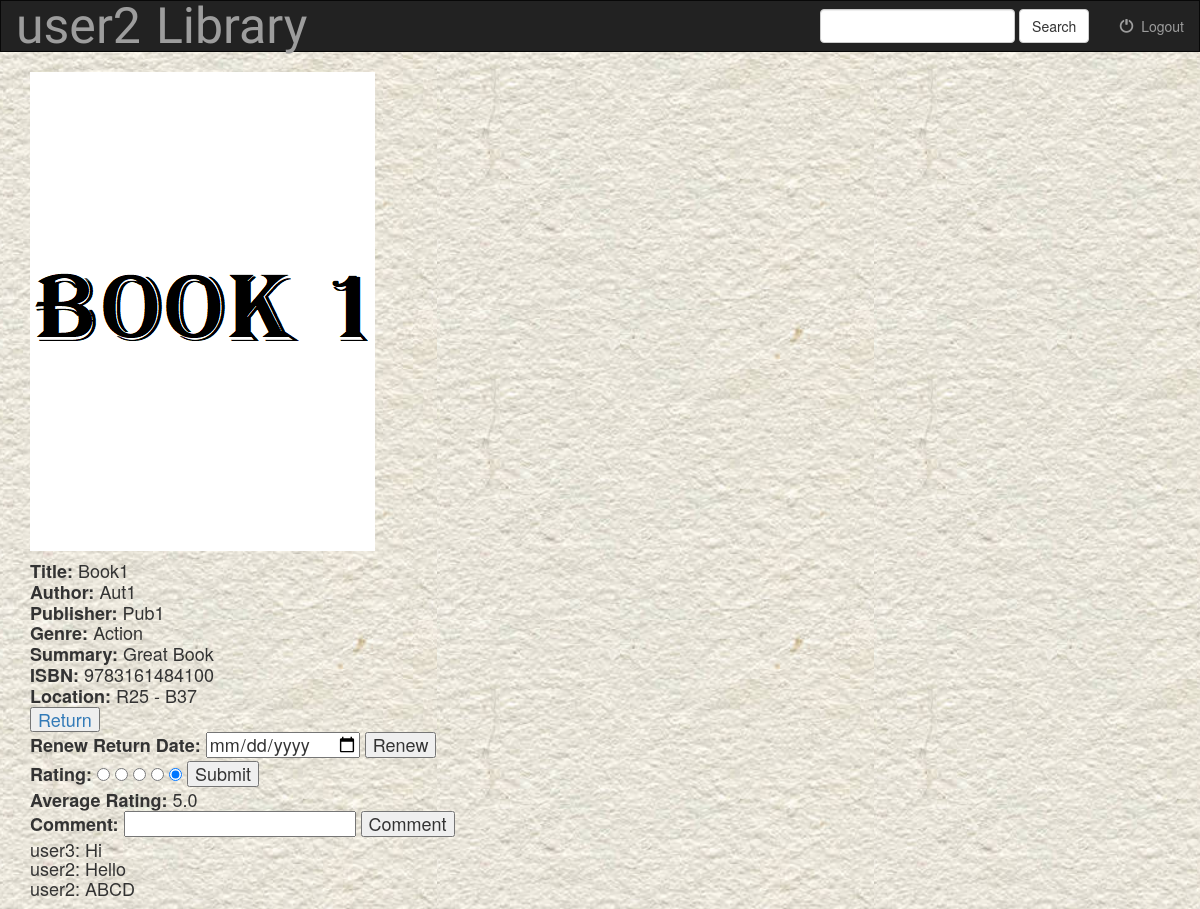
/books/5/ (signed in), run on an earlier commit of the app's database.
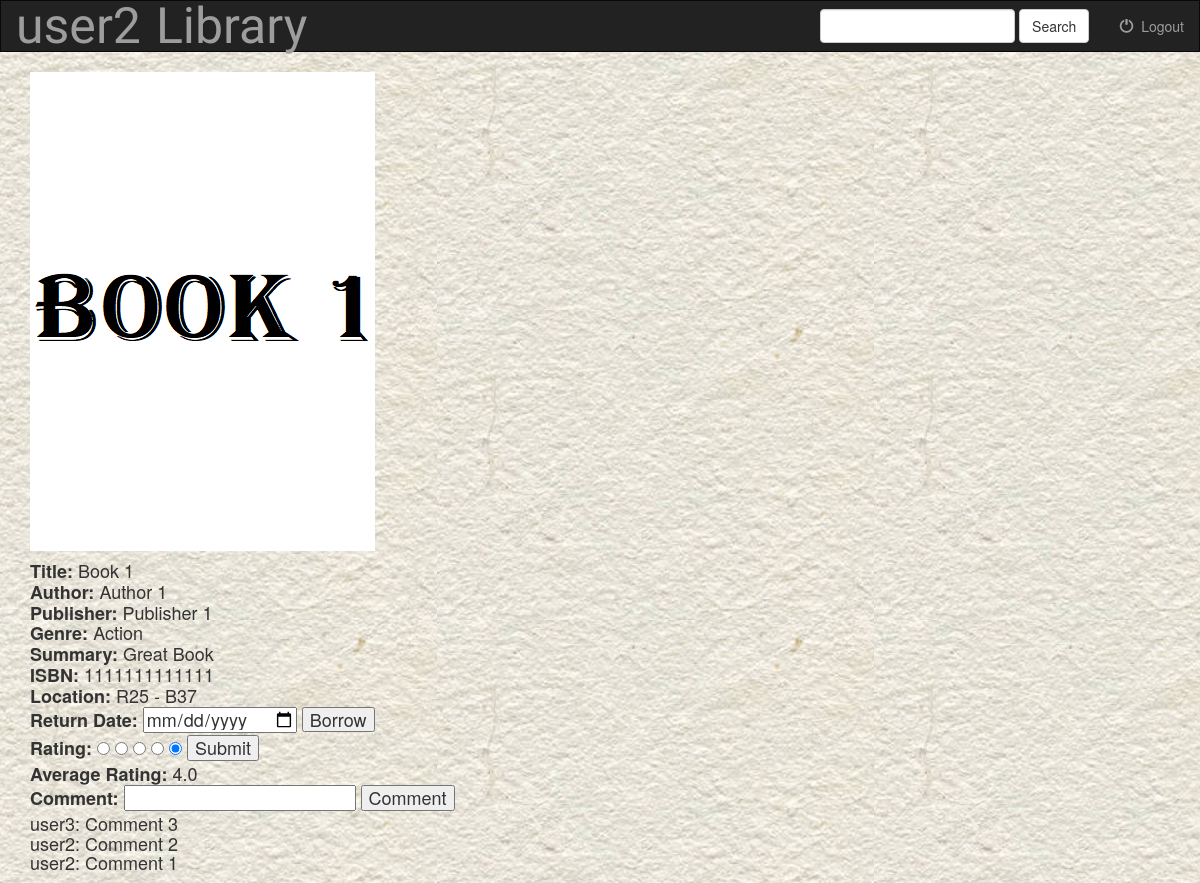
And on a later commit of the database.
### books/models.py (models this page shows, shortened)
class Book(models.Model):
    title=models.CharField(max_length=100)
    author=models.CharField(max_length=100)
    publisher=models.CharField(max_length=100)
    genre=models.CharField(max_length=100)
    summary=models.CharField(max_length=2000)
    ISBN=models.CharField(max_length=13, validators=[MinLengthValidator(13)])
    location=models.CharField(max_length=100)
    availability=models.IntegerField(validators=[MinValueValidator(0)])
    picture=models.FileField()

class Comment(models.Model):
    book = models.ForeignKey(Book, on_delete=models.CASCADE)
    user = models.ForeignKey(User, on_delete=models.CASCADE)
    comment = models.CharField(max_length=300)
    def __str__(self):
        return self.user.username + ": " + self.comment

class User(AbstractBaseUser):
    username = models.CharField(max_length=100, verbose_name='username', unique=True)
    email = models.EmailField(verbose_name='email', max_length=60, unique=True)
    is_admin = models.BooleanField(default=False)
    is_active = models.BooleanField(default=True)
    is_superuser = models.BooleanField(default=False)
    is_staff = models.BooleanField(default=False)
    is_librarian = models.BooleanField(default=False)
    USERNAME_FIELD = 'username'
    REQUIRED_FIELDS = ['email']
    objects = MyAccountManager()

### books/views.py (the view)
# urls.py: url(r'^(?P<id>[0-9]+)/$',views.detail, name='detail'),
def detail(request, id, error=None):
    if not request.user.is_authenticated:
        return redirect('/books/login_user')
    else:
        user = request.user
        books = get_object_or_404(Book, id=id)
        rating = Rating.objects.filter(book=books)
        if rating:
            avg = str(sum([x.rating for x in rating])/len(rating))
        else:
            avg = "No ratings yet"
        rating = Rating.objects.filter(book=books, user=request.user).first()
        if rating:
            rating = [str(x) for x in range(1, Rating.objects.filter(book=books, user=request.user).first().rating+1)]
            r = [str(x) for x in range(int(rating[-1])+1, 6)]
        else:
            rating=[]
            r = [str(x) for x in "12345"]
        connection = Request.objects.filter(user=request.user, book=books).first()
        comment = [x for x in Comment.objects.filter(book=books)][::-1]
        return render(request, 'books/detail.html', {'books': books, 'user': user, "connection": connection, "error": error, "avg": avg, "rating": rating, "r":r, "comment": comment})

### books/templates/books/detail.html (shortened to what this page needs)
{% extends 'books/base.html' %}
{% block body %}
    <div class="container">
    <img src="{{ books.picture.url }}"><br>
    <h4>
        <b>Title:</b>     {{books.title}}<br>
        <b>Author:</b>    {{books.author}}<br>
        <b>Publisher:</b> {{books.publisher}}<br>
        <b>Genre:</b>     {{books.genre}}<br>
        <b>Summary:</b>   {{books.summary}}<br>
        <b>ISBN:</b>      {{books.ISBN}}<br>
        <b>Location:</b>  {{books.location}}<br>
        {% if user.is_librarian %}
            <button>
                <a href="{% url 'books:book-update' books.pk %}">
                    Edit
                </a>
            </button>
            <button>
                <a href="{% url 'books:delete_book' books.id %}">
                    Delete
                </a>
            </button>
        {%else%}
            {% if books.availability == 0 %}
                {% if connection and connection.state != "2" %}
                    {% if  connection.state == "1" %}
                        <button>
                            <a href="{% url 'books:return_book' books.id %}">
                                Return
                            </a>
                        </button>
                        <form action="{% url 'books:renew' books.id %}" method="post">
                            {% csrf_token %}
                            <label for="renew_date">Renew Return Date:</label>
                            <input type="date" id="renew_date" name="renew_date">
                            <input type="submit" value="Renew">
                        </form>
                    {% else %}
                        <h3>Requested</h3>
                    {% endif %}
                {% else %}
                    Not available<br>
                {%endif%}
            {%else%}
                {% if connection and connection.state != "2" %}
                    {% if  connection.state == "1"%}
                        <button>
                            <a href="{% url 'books:return_book' books.id %}">
                                Return
                            </a>
                        </button><br>
                        <form action="{% url 'books:renew' books.id %}" method="post">
                            <label for="renew_date">Renew Return Date:</label>
                            <input type="date" id="renew_date" name="renew_date">
                            <input type="submit" value="Renew">
                        </form>
                    {% else %}
                        <h3>Requested</h3>
                    {% endif %}
                {% else %}
                <form action="{% url 'books:request_book' books.id %}" method="post">
                    <label for="return_date">Return Date:</label>
                    <input type="date" id="return_date" name="return_date">
                    <input type="submit" value="Borrow">
                </form>
                {% endif %}
            {%endif%}
            <form action="{% url 'books:rate' books.id %}" method="post">
                <label>Rating: </label>
                {% for i in rating %}
                    <input type="radio" name="rate" value={{i}} checked="checked"/>
                {%endfor%}
                <input type="submit" value="Submit">
            </form>
            <b>Average Rating: </b> {{avg}}
            <form action="{% url 'books:comment' books.id %}" method="post">
                <label for="comment">Comment: </label>
                <input type="text" id="comment" name="comment">
                <input type="submit" value="Comment">
            </form>
            {% for i in comment %}
                {{i}}<br>
            {%endfor%}
        {%endif%}
    </h4>
    </div>
{% endblock%}

What changed in the data, as far as the page shows it:
removed Comment: user+comment "user3: Hi"
removed Comment: user+comment "user2: Hello"
removed Comment: user+comment "user2: ABCD"
changed Book "Action": title "Book1" → "Book 1"; author "Aut1" → "Author 1"; publisher "Pub1" → "Publisher 1"; ISBN "9783161484100" → "1111111111111"
added Comment: user+comment "user3: Comment 3"
added Comment: user+comment "user2: Comment 2"
added Comment: user+comment "user2: Comment 1"
Also different on the page:
form field value: (not shown) → "Borrow"
{{ avg }}: "5.0" → "4.0"
form field value: "Renew" → (not shown)
text no longer shown: "Return Renew Return Date:"
text now shown: "Return Date:"
